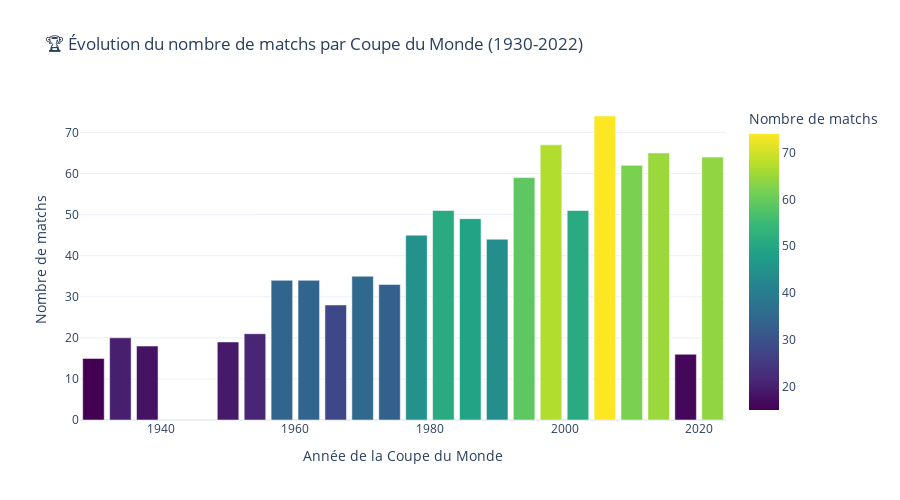

The code cell stored with this chart in its notebook:
### Code cell
# 📈 VISUALISATION 1 : Évolution du nombre de matchs par Coupe du Monde
matches_by_edition = match_final_kpi[match_final_kpi["is_final"]== True].groupby('edition').size().reset_index(name='nb_matches')
matches_by_edition['edition'] = matches_by_edition['edition'].astype(int)

fig = px.bar(matches_by_edition.sort_values('edition'), 
             x='edition', y='nb_matches',
             title="🏆 Évolution du nombre de matchs par Coupe du Monde (1930-2022)",
             labels={'edition': 'Année de la Coupe du Monde', 'nb_matches': 'Nombre de matchs'},
             color='nb_matches',
             color_continuous_scale='viridis')

fig.update_layout(height=500)
fig.show()

print(f"📊 Insight: De {matches_by_edition['nb_matches'].min()} matchs en 1930 à {matches_by_edition['nb_matches'].max()} matchs au maximum")

### Figure 1 — Plotly figure (JSON) as saved in the notebook; plotly's stock layout.template omitted (floating-point values rounded to 4 significant figures)
{"data": [{"hovertemplate": "Année de la Coupe du Monde=%{x}<br>Nombre de matchs=%{marker.color}<extra></extra>", "legendgroup": "", "marker": {"color": [15, 20, 18, 19, 21, 34, 34, 28, 35, 33, 45, 51, 49, 44, 59, 67, 51, 74, 62, 65, 16, 64], "coloraxis": "coloraxis", "pattern": {"shape": ""}}, "name": "", "orientation": "v", "showlegend": false, "textposition": "auto", "type": "bar", "x": [1930, 1934, 1938, 1950, 1954, 1958, 1962, 1966, 1970, 1974, 1978, 1982, 1986, 1990, 1994, 1998, 2002, 2006, 2010, 2014, 2018, 2022], "xaxis": "x", "y": [15, 20, 18, 19, 21, 34, 34, 28, 35, 33, 45, 51, 49, 44, 59, 67, 51, 74, 62, 65, 16, 64], "yaxis": "y"}], "layout": {"barmode": "relative", "coloraxis": {"colorbar": {"title": {"text": "Nombre de matchs"}}, "colorscale": [[0, "#440154"], [0.1111, "#482878"], [0.2222, "#3e4989"], [0.3333, "#31688e"], [0.4444, "#26828e"], [0.5556, "#1f9e89"], [0.6667, "#35b779"], [0.7778, "#6ece58"], [0.8889, "#b5de2b"], [1, "#fde725"]]}, "height": 500, "legend": {"tracegroupgap": 0}, "title": {"text": "🏆 Évolution du nombre de matchs par Coupe du Monde (1930-2022)"}, "xaxis": {"anchor": "y", "domain": [0, 1], "title": {"text": "Année de la Coupe du Monde"}}, "yaxis": {"anchor": "x", "domain": [0, 1], "title": {"text": "Nombre de matchs"}}}}
